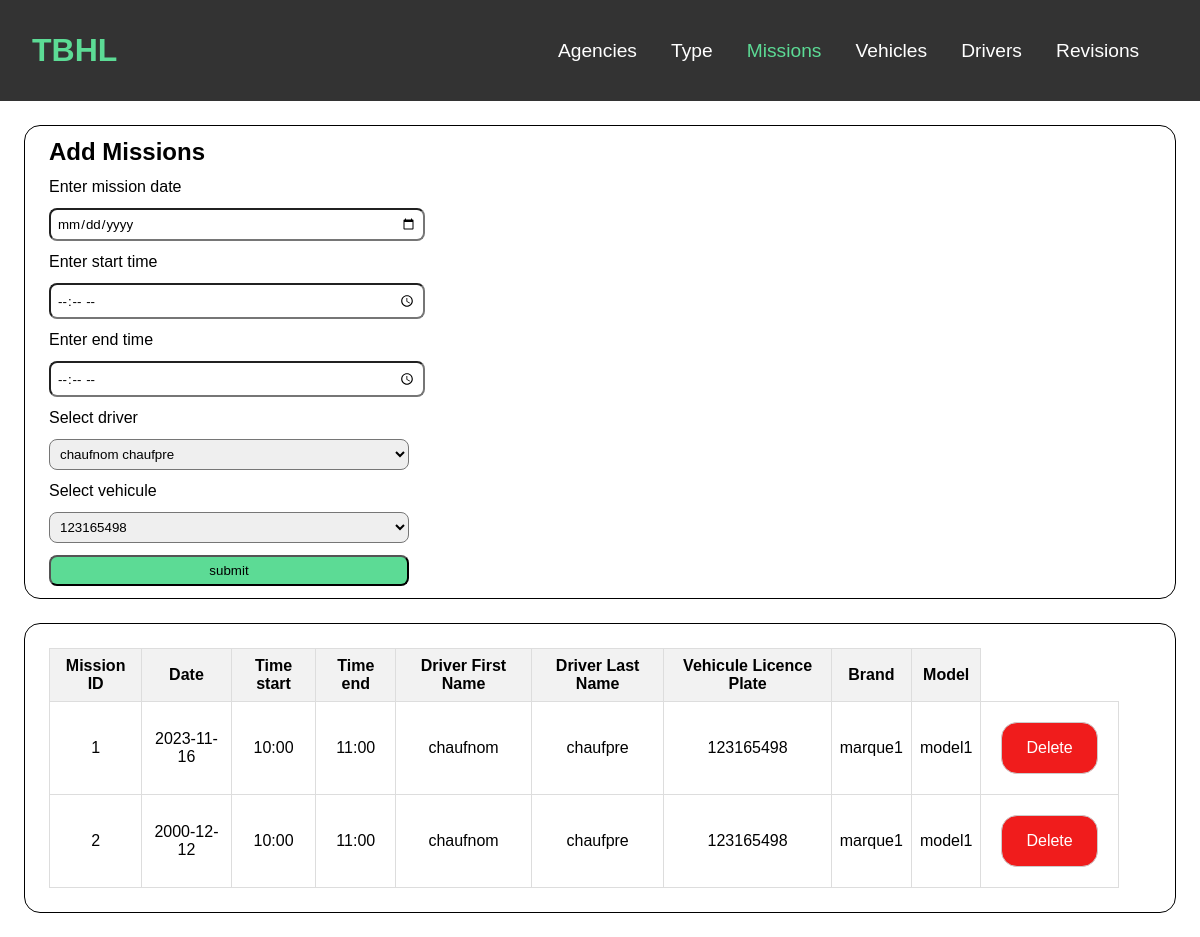
The app's page /mission, older data.
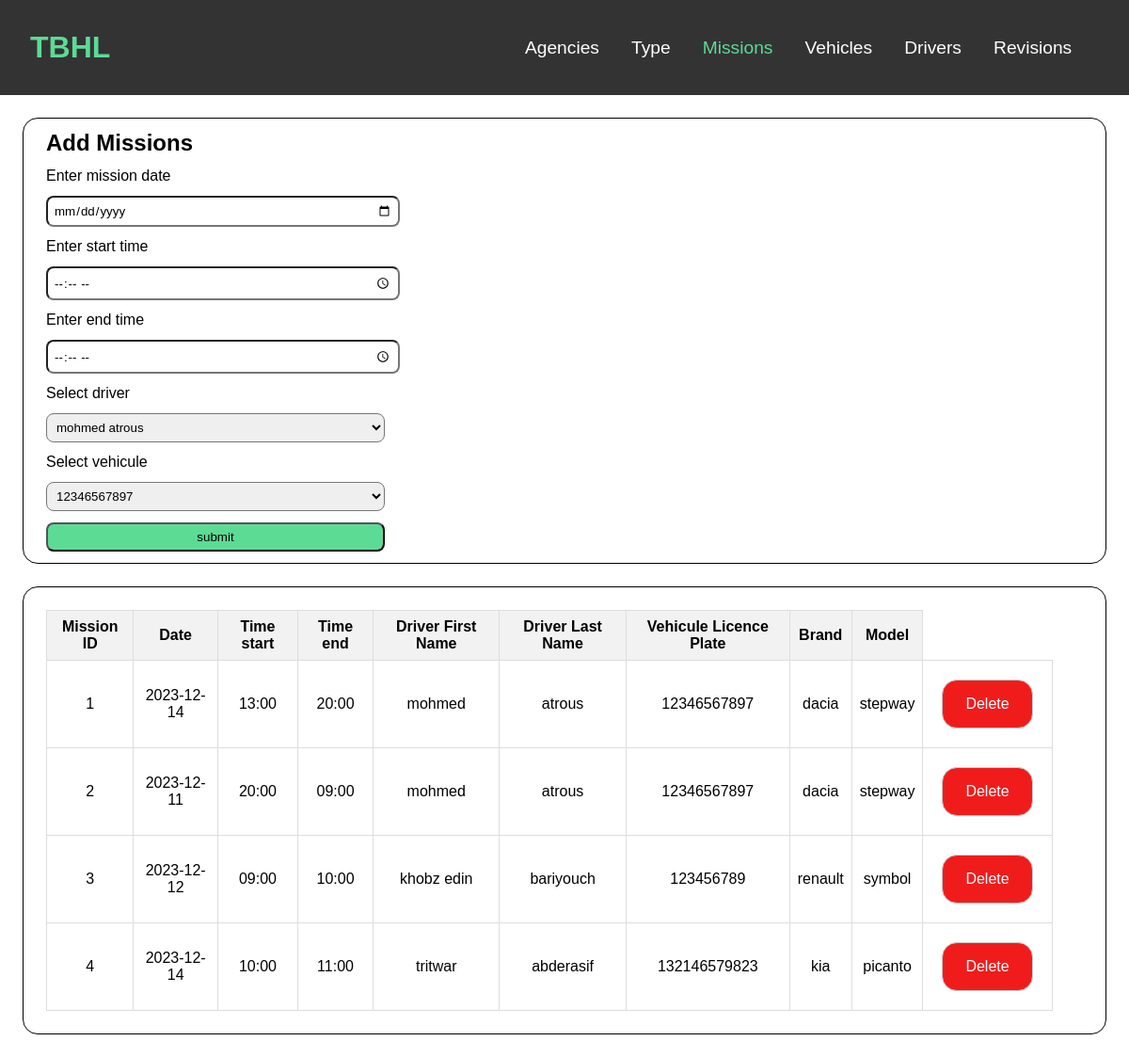
The same page, newer data.
### tables this page shows
CREATE TABLE Mission(
        MissionID INTEGER PRIMARY KEY AUTOINCREMENT,
        Date TEXT NOT NULL,
        HeureDebut TEXT NOT NULL,
        HeureFin TEXT NOT NULL,
        ChauffeurID INTEGER NOT NULL,
        VehiculeID INTEGER NOT NULL
    );

CREATE TABLE Chauffeur(
        ChauffeurID INTEGER PRIMARY KEY AUTOINCREMENT,
        Nom TEXT NOT NULL,
        Prenom TEXT NOT NULL,
        Telephone INTEGER NOT NULL,
        Email TEXT NOT NULL,
        AgenceID INTEGER NOT NULL,
        FOREIGN KEY(AgenceID) REFERENCES Agence(AgenceID)
    );

CREATE TABLE Vehicule(
        VehiculeID INTEGER PRIMARY KEY AUTOINCREMENT,
        TypeID INTEGER NOT NULL,
        Immatriculation TEXT NOT NULL,
        DateAchat TEXT NOT NULL
    );

CREATE TABLE Type(
        TypeID INTEGER PRIMARY KEY AUTOINCREMENT,
        Marque TEXT NOT NULL,
        Modele TEXT NOT NULL
    );

### main.py (the view, shortened to what this page needs)
@app.route("/mission",methods = ['GET' , 'POST'])
def mission():
    chauffeure_list = cursor.execute('SELECT * FROM Chauffeur').fetchall()
    vehicule_list = cursor.execute('SELECT * FROM Vehicule').fetchall()
    mission_list = cursor.execute('''SELECT Chauffeur.Nom, Chauffeur.Prenom,
                                    Vehicule.Immatriculation, Type.Marque, Type.Modele,
                                    Mission.*
                                    FROM Mission
                                    JOIN Chauffeur ON Chauffeur.ChauffeurID = Mission.ChauffeurID
                                    JOIN Vehicule ON Vehicule.VehiculeID = Mission.VehiculeID
                                    JOIN Type ON Vehicule.TypeID = Type.TypeID''').fetchall()
    return render_template("missionmanager.html",chauffeure_list=chauffeure_list
                           ,vehicule_list=vehicule_list,mission_list=mission_list)

### templates/missionmanager.html (shortened to what this page needs)
<!DOCTYPE html>
<html lang="en">
<head>
    <link type="text/css" rel="stylesheet" href="{{ url_for('static', filename='stylesheet/body.css')}}">
    <link type="text/css" rel="stylesheet" href="{{ url_for('static', filename='stylesheet/appbar.css')}}">
</head>
<body>
    <header>
        <a href="/" id="logo">TBHL</a>
        <nav>
            <ul>
                <li><a href="/agence" >Agencies</a></li>
                <li><a href="/type">Type</a></li>
                <li><a href="/mission" class="selected">Missions</a></li>
                <li><a href="/vehicule">Vehicles</a></li>
                <li><a href="/chauffeur">Drivers</a></li>
                <li><a href="/revision">Revisions</a></li>
            </ul>
        </nav>
    </header>
    <div class="add">
        <form method="post">
            <h2>Add Missions</h2>
            <label>Enter mission date</label>
            <input type="date" id="date" name="date" required>
            <label>Enter start time</label>
            <input type="time" id="heurdeb" name="heurdebut" required>
            <label>Enter end time</label>
            <input type="time" id="heurfin" name="heurfin" required>
            <label>Select driver</label>
            <select name="chauffeur" id="chauf">
                {% for chauffeur in chauffeure_list %}
                <option value="{{chauffeur[0]}}">{{chauffeur[1]}} {{chauffeur[2]}}</option>
                {% endfor %}
            </select>
            <label>Select vehicule</label>
            <select name="vehicule" id="vehicule">
                {% for vehicule in vehicule_list %}
                <option value="{{vehicule[0]}}">{{vehicule[2]}}</option>
                {% endfor %}
            </select>
            <input type="submit" id="sub" value="submit">
        </form>
    </div>
    <div class="list">
        <table>
            <thead>
                <tr>
                    <th>Mission ID</th>
                    <th>Date</th>
                    <th>Time start</th>
                    <th>Time end</th>
                    <th>Driver First Name</th>
                    <th>Driver Last Name</th>
                    <th>Vehicule Licence Plate</th>
                    <th>Brand</th>
                    <th>Model</th>
                </tr>
            </thead>
            <tbody>
                {% for element in mission_list %}
                    <tr>
                        <td>{{ element[5] }}</td>
                        <td>{{ element[6] }}</td>
                        <td>{{ element[7] }}</td>
                        <td>{{ element[8] }}</td>
                        <td>{{ element[0] }}</td>
                        <td>{{ element[1] }}</td>
                        <td>{{ element[2] }}</td>
                        <td>{{ element[3] }}</td>
                        <td>{{ element[4] }}</td>
                        <td>
                            <a href="/mission/sup:{{element[0]}}">Delete</a>
                        </td>
                    </tr>
                {% endfor %}
            </tbody>
        </table>
    </div>
</body>
</html>

Row changes from the older to the newer data that the page shows:
changed Mission id 1: Date "2023-11-16" → "2023-12-14"; HeureDebut "10:00" → "13:00"; HeureFin "11:00" → "20:00"; Nom "chaufnom" → "mohmed"; Prenom "chaufpre" → "atrous"; Immatriculation "123165498" → "12346567897"; Marque "marque1" → "dacia"; Modele "model1" → "stepway"
changed Mission id 2: Date "2000-12-12" → "2023-12-11"; HeureDebut "10:00" → "20:00"; HeureFin "11:00" → "09:00"; Nom "chaufnom" → "mohmed"; Prenom "chaufpre" → "atrous"; Immatriculation "123165498" → "12346567897"; Marque "marque1" → "dacia"; Modele "model1" → "stepway"
added Mission: MissionID "3", Date "2023-12-12", HeureDebut "09:00", HeureFin "10:00", Nom "khobz edin", Prenom "bariyouch", Immatriculation "123456789", Marque "renault", Modele "symbol"
added Mission: MissionID "4", Date "2023-12-14", HeureDebut "10:00", HeureFin "11:00", Nom "tritwar", Prenom "abderasif", Immatriculation "132146579823", Marque "kia", Modele "picanto"
Text that changed along with them:
form field chauffeur: "chaufnom chaufpre" → "mohmed atrous"
form field vehicule: "123165498" → "12346567897"
